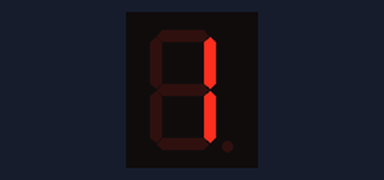
Simulated run of this sketch. Board: Arduino Uno, built with avr-gcc and run on an emulated ATmega328P. Shown: 1-digit seven-segment display. Wiring (inferred from the names in the program): 1-digit 7-segment display, segments lit when HIGH: segments pin 8, pin 7, pin 6, pin 5, pin 4, pin 3, pin 2. The segment pins are drawn as the display they are named for.

Above: at 0.1 s.
At 1.1 s:
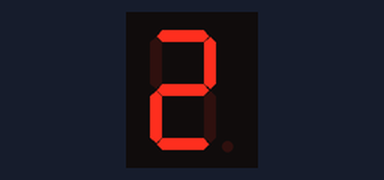
At 2.1 s:
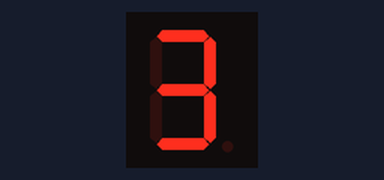
At 3.1 s:
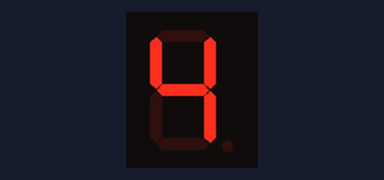
At 4.1 s:
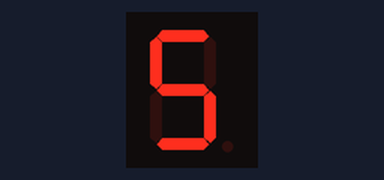

Measured:
- by itself, everything shown: repeats every 5.0 s, in 5 steps
- what the display in image 1 shows lasts 1.0 s, from 1.0 s to 2.0 s

The sketch:

7segment.ino
```cpp
#define A  8
#define B  7
#define C  6
#define D  5
#define E  4
#define F  3
#define G  2

void setup() {
   pinMode(A, OUTPUT);
   pinMode(B, OUTPUT);
   pinMode(C, OUTPUT);
   pinMode(D, OUTPUT);
   pinMode(E, OUTPUT);
   pinMode(F, OUTPUT);
   pinMode(G, OUTPUT);
}

void loop() {
   digitalWrite(A, LOW);
   digitalWrite(B, HIGH);
   digitalWrite(C, HIGH);
   digitalWrite(D, LOW);
   digitalWrite(E, LOW);
   digitalWrite(F, LOW);
   digitalWrite(G, LOW);
   delay(1000);

   digitalWrite(A, HIGH);
   digitalWrite(B, HIGH);
   digitalWrite(C, LOW);
   digitalWrite(D, HIGH);
   digitalWrite(E, HIGH);
   digitalWrite(F, LOW);
   digitalWrite(G, HIGH);
   delay(1000);

   digitalWrite(A, HIGH);
   digitalWrite(B, HIGH);
   digitalWrite(C, HIGH);
   digitalWrite(D, HIGH);
   digitalWrite(E, LOW);
   digitalWrite(F, LOW);
   digitalWrite(G, HIGH);
   delay(1000);

   digitalWrite(A, LOW);
   digitalWrite(B, HIGH);
   digitalWrite(C, HIGH);
   digitalWrite(D, LOW);
   digitalWrite(E, LOW);
   digitalWrite(F, HIGH);
   digitalWrite(G, HIGH);
   delay(1000);

   digitalWrite(A, HIGH);
   digitalWrite(B, LOW);
   digitalWrite(C, HIGH);
   digitalWrite(D, HIGH);
   digitalWrite(E, LOW);
   digitalWrite(F, HIGH);
   digitalWrite(G, HIGH);
   delay(1000);
}
```
